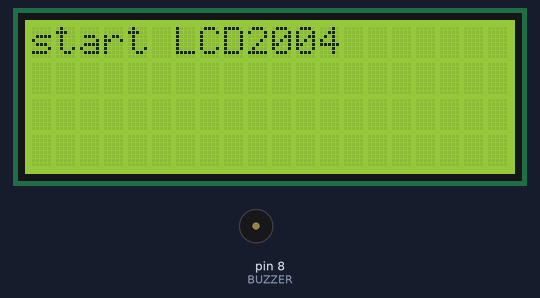
The sketch below on a simulated Arduino Uno, built with avr-gcc and run on an emulated ATmega328P. On the bench: 20×4 character LCD, buzzer (waves = sounding, pin HIGH).

Above: at 0.1 s.
At 1.2 s:
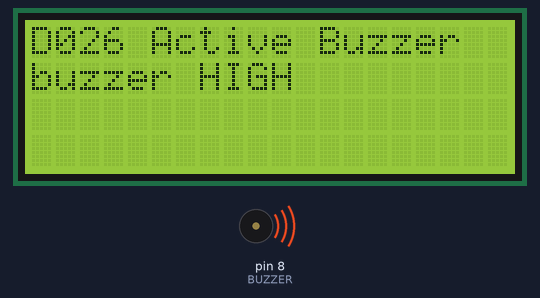
At 2.2 s:
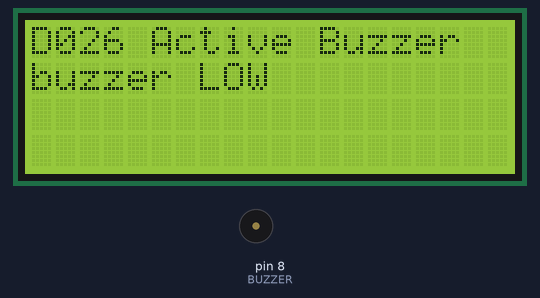
Timing chart, 0 to 130.0 s (numbered marks = the images above):
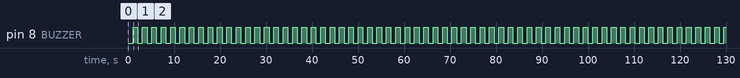

The sketch:

basic_test.ino
```cpp
/* Active Buzzer [D026] : http://rdiot.tistory.com/260 [RDIoT Demo] */

#include <Wire.h>
#include <LiquidCrystal_I2C.h>

LiquidCrystal_I2C lcd(0x27,20,4);  // LCD2004
int BUZZER = 8;

void setup()
{
  lcd.init();  // initialize the lcd
  lcd.backlight();
  lcd.print("start LCD2004");

  pinMode(BUZZER,OUTPUT);
  delay(1000);

  lcd.clear();
}

void loop()
{
  lcd.setCursor(0,0);
  lcd.print("D026 Active Buzzer");

  digitalWrite(BUZZER,HIGH);
  lcd.setCursor(0,1);
  lcd.print("buzzer HIGH");
  delay(1000);

  digitalWrite(BUZZER,LOW);
  lcd.setCursor(0,1);
  lcd.print("buzzer LOW ");
  delay(1000);
}
```

Measured:
- by itself, pin 8 (BUZZER): alternates HIGH for 1.0 s and LOW for 1.0 s
- what the display in image 1 shows lasts 1.0 s, from 1.1 s to 2.1 s
